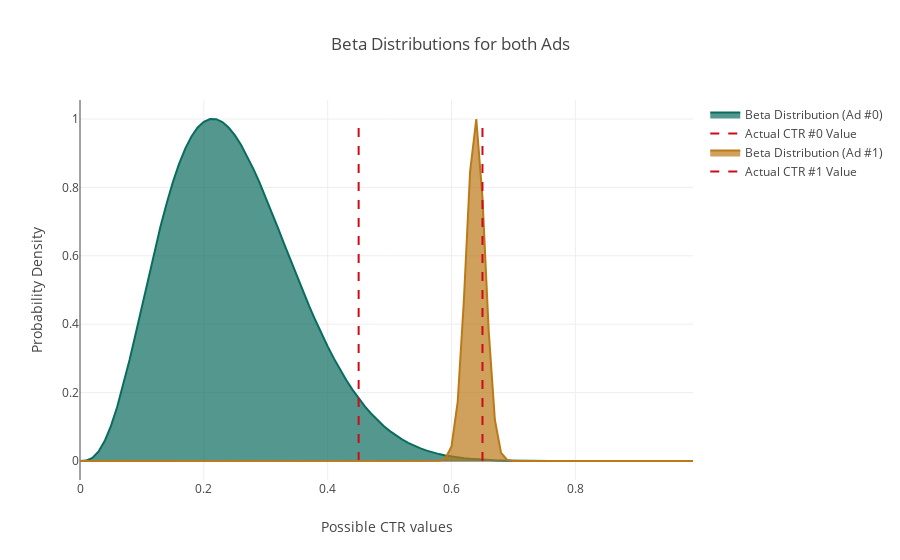

Notebook code cell kept with this figure:
### Code cell
## plot the Beta distributions
x = np.arange (0, 1, 0.01)
y = beta.pdf(x, priors[0]+clicks[0], priors[1] + impressions[0] - clicks[0])
y /= y.max() ## normalize

data1 = go.Scatter(x=x,
                   y=y,
                   name='Beta Distribution (Ad #0)',
                   marker = dict(color=('rgba(10, 108, 94, 1)')),
                   fill='tozeroy',
                   fillcolor = 'rgba(10, 108, 94, .7)')

data2 = go.Scatter(x = [ACTUAL_CTR[0]] * 2,
                   y = [0, 1],
                   name = 'Actual CTR #0 Value',
                   mode='lines',
                   line = dict(
                       color = ('rgb(205, 12, 24)'),
                       width = 2,
                       dash = 'dash'))

y = beta.pdf(x, priors[0]+clicks[1], priors[1] + impressions[1] - clicks[1])
y /= y.max()

data3 = go.Scatter(x=x,
                   y=y,
                   name='Beta Distribution (Ad #1)',
                   marker = dict(color=('rgba(187, 121, 24, 1)')),
                   fill='tozeroy',
                   fillcolor = 'rgba(187, 121, 24, .7)')

data4 = go.Scatter(x = [ACTUAL_CTR[1]] * 2,
                   y = [0, 1],
                   name = 'Actual CTR #1 Value',
                   mode='lines',
                   line = dict(
                       color = ('rgb(205, 12, 24)'),
                       width = 2,
                       dash = 'dash'))

layout = go.Layout(title='Beta Distributions for both Ads',
                   xaxis={'title': 'Possible CTR values'},
                   yaxis={'title': 'Probability Density'})

fig = go.Figure(data=[data1, data2, data3, data4], layout=layout)

# fig = tools.make_subplots(rows=1, cols=2, print_grid=False, shared_xaxes=False,
#                           subplot_titles=('Beta Distribution (Ad #0)','Beta Distribution (Ad #1)'))

# fig.append_trace(data1, 1, 1)
# fig.append_trace(data2, 1, 1)
# fig.append_trace(data3, 1, 2)
# fig.append_trace(data4, 1, 2)

# fig['layout'].update(showlegend=False)

iplot(fig, show_link=False)

### Figure 1 — Plotly figure (JSON) as saved in the notebook; plotly's stock layout.template omitted (floating-point values rounded to 4 significant figures)
{"data": [{"fill": "tozeroy", "fillcolor": "rgba(10, 108, 94, .7)", "marker": {"color": "rgba(10, 108, 94, 1)"}, "name": "Beta Distribution (Ad #0)", "type": "scatter", "uid": "d315849c-173d-426b-98d7-f9724f1f62e8", "x": [0, 0.01, 0.02, 0.03, 0.04, 0.05, 0.06, 0.07, 0.08, 0.09, 0.1, 0.11, 0.12, 0.13, 0.14, 0.15, 0.16, 0.17, 0.18, 0.19, 0.2, 0.21, 0.22, 0.23, 0.24, 0.25, 0.26, 0.27, 0.28, 0.29, 0.3, 0.31, 0.32, 0.33, 0.34, 0.35, 0.36, 0.37, 0.38, 0.39, 0.4, 0.41, 0.42, 0.43, 0.44, 0.45, 0.46, 0.47, 0.48, 0.49, 0.5, 0.51, 0.52, 0.53, 0.54, 0.55, 0.56, 0.57, 0.58, 0.59, 0.6, 0.61, 0.62, 0.63, 0.64, 0.65, 0.66, 0.67, 0.68, 0.69, 0.7, 0.71, 0.72, 0.73, 0.74, 0.75, 0.76, 0.77, 0.78, 0.79, 0.8, 0.81, 0.82, 0.83, 0.84, 0.85, 0.86, 0.87, 0.88, 0.89, 0.9, 0.91, 0.92, 0.93, 0.94, 0.95, 0.96, 0.97, 0.98, 0.99], "y": [0, 0.001293, 0.009247, 0.02788, 0.05897, 0.1026, 0.1579, 0.2229, 0.2954, 0.3729, 0.453, 0.5332, 0.6114, 0.6855, 0.7539, 0.8153, 0.8687, 0.9134, 0.9489, 0.9751, 0.992, 1, 0.9994, 0.9909, 0.9751, 0.9527, 0.9245, 0.8914, 0.8542, 0.8137, 0.7707, 0.7259, 0.68, 0.6336, 0.5873, 0.5416, 0.497, 0.4537, 0.4122, 0.3726, 0.3352, 0.3, 0.2672, 0.2368, 0.2089, 0.1833, 0.16, 0.1389, 0.12, 0.1031, 0.08811, 0.07487, 0.06326, 0.05313, 0.04436, 0.0368, 0.03034, 0.02484, 0.02021, 0.01632, 0.01308, 0.0104, 0.008208, 0.006422, 0.004981, 0.003828, 0.002913, 0.002194, 0.001635, 0.001205, 0.0008771, 0.0006304, 0.0004469, 0.0003122, 0.0002147, 0.0001452, 9.643e-05, 6.279e-05, 4.003e-05, 2.493e-05, 1.514e-05, 8.937e-06, 5.115e-06, 2.829e-06, 1.505e-06, 7.668e-07, 3.718e-07, 1.704e-07, 7.309e-08, 2.904e-08, 1.052e-08, 3.414e-09, 9.656e-10, 2.296e-10, 4.35e-11, 6.043e-12, 5.357e-13, 2.334e-14, 2.783e-16, 1.401e-19]}, {"line": {"color": "rgb(205, 12, 24)", "dash": "dash", "width": 2}, "mode": "lines", "name": "Actual CTR #0 Value", "type": "scatter", "uid": "2eb34f20-f44b-4cb2-894c-db47d56d72dd", "x": [0.45, 0.45], "y": [0, 1]}, {"fill": "tozeroy", "fillcolor": "rgba(187, 121, 24, .7)", "marker": {"color": "rgba(187, 121, 24, 1)"}, "name": "Beta Distribution (Ad #1)", "type": "scatter", "uid": "0d668077-e06c-48f7-8bb6-88364d6cac49", "x": [0, 0.01, 0.02, 0.03, 0.04, 0.05, 0.06, 0.07, 0.08, 0.09, 0.1, 0.11, 0.12, 0.13, 0.14, 0.15, 0.16, 0.17, 0.18, 0.19, 0.2, 0.21, 0.22, 0.23, 0.24, 0.25, 0.26, 0.27, 0.28, 0.29, 0.3, 0.31, 0.32, 0.33, 0.34, 0.35, 0.36, 0.37, 0.38, 0.39, 0.4, 0.41, 0.42, 0.43, 0.44, 0.45, 0.46, 0.47, 0.48, 0.49, 0.5, 0.51, 0.52, 0.53, 0.54, 0.55, 0.56, 0.57, 0.58, 0.59, 0.6, 0.61, 0.62, 0.63, 0.64, 0.65, 0.66, 0.67, 0.68, 0.69, 0.7, 0.71, 0.72, 0.73, 0.74, 0.75, 0.76, 0.77, 0.78, 0.79, 0.8, 0.81, 0.82, 0.83, 0.84, 0.85, 0.86, 0.87, 0.88, 0.89, 0.9, 0.91, 0.92, 0.93, 0.94, 0.95, 0.96, 0.97, 0.98, 0.99], "y": [0, 0, 0, 0, 0, 0, 0, 0, 0, 0, 0, 0, 1.524e-320, 2.071e-300, 6.383e-282, 7.474e-265, 5.034e-249, 2.739e-234, 1.593e-220, 1.254e-207, 1.629e-195, 4.134e-184, 2.371e-173, 3.485e-163, 1.464e-153, 1.936e-144, 8.762e-136, 1.462e-127, 9.613e-120, 2.64e-112, 3.193e-105, 1.783e-98, 4.793e-92, 6.447e-86, 4.49e-80, 1.671e-74, 3.416e-69, 3.938e-64, 2.618e-59, 1.026e-54, 2.413e-50, 3.468e-46, 3.093e-42, 1.736e-38, 6.209e-35, 1.432e-31, 2.15e-28, 2.122e-25, 1.387e-22, 6.046e-20, 1.767e-17, 3.483e-15, 4.644e-13, 4.203e-11, 2.587e-09, 1.084e-07, 3.094e-06, 6.01e-05, 0.0007931, 0.007092, 0.04281, 0.1737, 0.4706, 0.8458, 1, 0.7701, 0.382, 0.1205, 0.02382, 0.002901, 0.0002137, 9.319e-06, 2.348e-07, 3.325e-09, 2.567e-11, 1.043e-13, 2.141e-16, 2.124e-19, 9.661e-23, 1.897e-26, 1.501e-30, 4.413e-35, 4.392e-40, 1.324e-45, 1.061e-51, 1.929e-58, 6.585e-66, 3.341e-74, 1.886e-83, 8.212e-94, 1.721e-105, 9.318e-119, 5.614e-134, 1.154e-151, 1.43e-172, 7.28e-198, 1.687e-229, 3.84e-271, 0, 0]}, {"line": {"color": "rgb(205, 12, 24)", "dash": "dash", "width": 2}, "mode": "lines", "name": "Actual CTR #1 Value", "type": "scatter", "uid": "2f7b9e88-dc9d-45ab-af62-4c4bd92a3e5b", "x": [0.65, 0.65], "y": [0, 1]}], "layout": {"title": {"text": "Beta Distributions for both Ads"}, "xaxis": {"title": {"text": "Possible CTR values"}}, "yaxis": {"title": {"text": "Probability Density"}}}}
